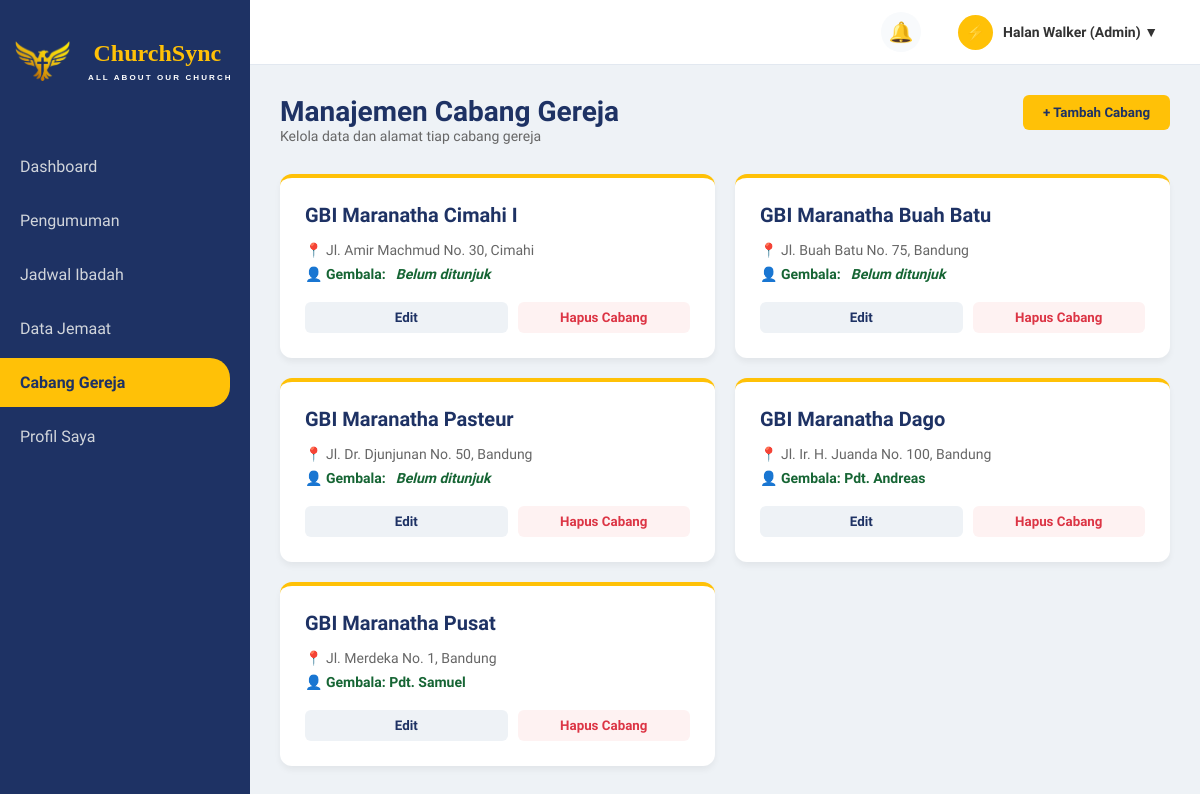
The app's page /admin/cabang_admin.php (signed in), older data.
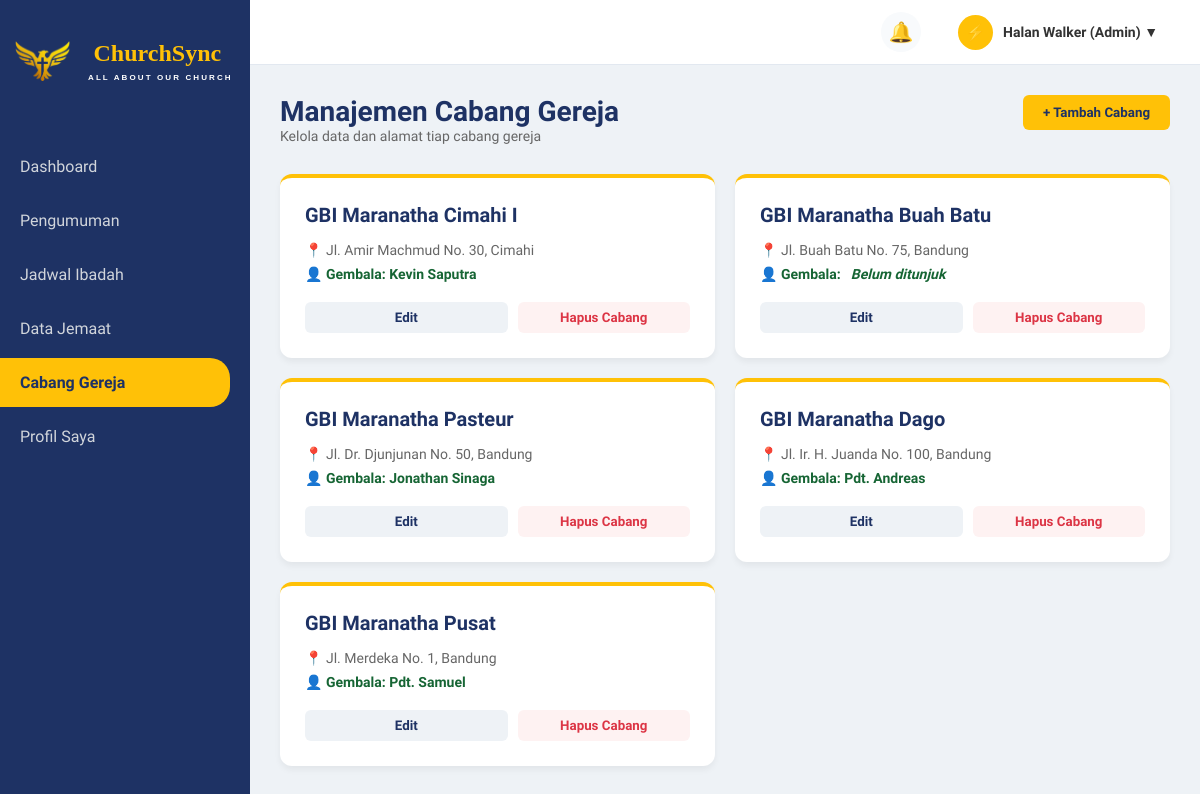
The same page, newer data.
### tables this page shows
CREATE TABLE `cabang_gereja` (
  `id_cabang` int(5) NOT NULL AUTO_INCREMENT,
  `nama_cabang` varchar(100) NOT NULL,
  `alamat_cabang` varchar(255) NOT NULL,
  `id_gembala` int(11) DEFAULT NULL,
  PRIMARY KEY (`id_cabang`)
);

CREATE TABLE `jemaat` (
  `id_jemaat` int(20) NOT NULL AUTO_INCREMENT,
  `nama_lengkap` varchar(100) NOT NULL,
  `tanggal_lahir` date NOT NULL,
  `no_telp` varchar(100) NOT NULL,
  `alamat` varchar(255) NOT NULL,
  `email` varchar(100) NOT NULL,
  `password` varchar(100) NOT NULL,
  `role` enum('jemaat','gembala_cabang','admin') NOT NULL,
  `id_cabang` int(11) NOT NULL,
  PRIMARY KEY (`id_jemaat`),
  KEY `fk_jemaat_cabang` (`id_cabang`),
  CONSTRAINT `fk_jemaat_cabang` FOREIGN KEY (`id_cabang`) REFERENCES `cabang_gereja` (`id_cabang`)
);

### admin/cabang_admin.php (the view, shortened to what this page needs)
<?php
include '../koneksi.php';
$query_tampil = "
SELECT
    c.*,
    j.id_jemaat AS id_gembala,
    j.nama_lengkap AS nama_gembala
FROM cabang_gereja c
LEFT JOIN jemaat j
    ON j.id_cabang = c.id_cabang
    AND j.role = 'gembala_cabang'
ORDER BY c.id_cabang DESC
";
$result_cabang = mysqli_query($conn, $query_tampil);
?>
<!DOCTYPE html>
<html lang="id">
<head>
    <link rel="stylesheet" href="../style.css">
</head>
<body>
    <div class="sidebar">
        <div class="sidebar-logo">
            <img src="../uploads/churchsync-logo.png" alt="Logo ChurchSync">
            <div class="logo-text-wrapper">
                ChurchSync
                <span>
                    ALL ABOUT OUR CHURCH
                </span>
            </div>
        </div>
        <nav>
            <a href="dashboard_admin.php" class="nav-link">Dashboard</a>
            <a href="pengumuman_admin.php" class="nav-link">Pengumuman</a>
            <a href="jadwal_admin_up.php" class="nav-link">Jadwal Ibadah</a>
            <a href="data_jemaat_admin.php" class="nav-link">Data Jemaat</a>
            <a href="cabang_admin.php" class="nav-link active">Cabang Gereja</a>
            <a href="profil_admin.php" class="nav-link">Profil Saya</a>
        </nav>
    </div>
    <div class="content-wrapper">
        <div class="top-navbar">
            <div class="navbar-right">
                <?php include '../widget_notif.php'; ?>
                <div class="user-profile-dropdown" onclick="toggleDropdown()">
                    <div class="nav-avatar">⚡</div>
                    <div class="nav-user-name"><?= $_SESSION['nama_lengkap']; ?> (Admin) ▼</div>
                </div>
            </div>
        </div>
        <div class="main-content">
            <div class="header-toolbar">
                <div class="page-title">
                    <h2>Manajemen Cabang Gereja</h2>
                    <p>Kelola data dan alamat tiap cabang gereja</p>
                </div>
                <button class="btn-add" onclick="tambahCabang()">+ Tambah Cabang</button>
            </div>
            <div class="branch-grid">
                <?php
                if (mysqli_num_rows($result_cabang) > 0) {
                    while ($row = mysqli_fetch_assoc($result_cabang)) {
                ?>
                        <div class="branch-card">
                            <h3><?= htmlspecialchars($row['nama_cabang']) ?></h3>
                            <div class="branch-detail">📍 <?= htmlspecialchars($row['alamat_cabang']) ?></div>
                            <div class="branch-detail" style="margin-top: 5px; color: #166534; font-weight: 600;">
                                👤 Gembala: <?= $row['nama_gembala'] ? htmlspecialchars($row['nama_gembala']) : '<em>Belum ditunjuk</em>' ?>
                            </div>
                            <div class="action-btns">
                                <button class="btn-edit"
                                    onclick="editCabang(
                                        '<?= $row['id_cabang']; ?>',
                                        '<?= addslashes($row['nama_cabang']); ?>',
                                        '<?= addslashes($row['alamat_cabang']); ?>',
                                        '<?= $row['id_gembala']; ?>'
                                    )">
                                    Edit
                                </button>
                                <form action="" method="POST" style="flex: 1;" onsubmit="return confirm('PERINGATAN KERAS!\n\nApakah Anda yakin ingin menghapus Cabang ini?\nTindakan ini TIDAK DAPAT DIBATALKAN dan akan menghapus data berikut secara permanen:\n\n1. Seluruh Jadwal Ibadah di cabang ini\n2. Seluruh riwayat Laporan Ibadah pada jadwal tersebut\n3. Melepaskan ikatan Gembala Cabang yang bertugas\n\nTetap lanjutkan menghapus?');">
                                    <button type="submit" name="aksi" value="hapus" class="btn-delete" style="width: 100%;">Hapus Cabang</button>
                                </form>
                            </div>
                        </div>
                <?php
                    }
                } else {
                    echo "<p style='grid-column: span 2; text-align: center; color: var(--text-gray);'>Belum ada data cabang gereja.</p>";
                }
                ?>
            </div>
        </div>
    </div>
</body>
</html>

Row changes from the older to the newer data that the page shows:
no longer on this page (row unchanged): cabang_gereja: nama_cabang "GBI Maranatha Cimahi I", alamat_cabang "Jl. Amir Machmud No. 30, Cimahi", shows "Belum ditunjuk"
no longer on this page (row unchanged): cabang_gereja: nama_cabang "GBI Maranatha Pasteur", alamat_cabang "Jl. Dr. Djunjunan No. 50, Bandung", shows "Belum ditunjuk"
added jemaat: id_cabang.nama_cabang "GBI Maranatha Cimahi I", id_cabang.alamat_cabang "Jl. Amir Machmud No. 30, Cimahi", nama_lengkap "Kevin Saputra"
added jemaat: id_cabang.nama_cabang "GBI Maranatha Pasteur", id_cabang.alamat_cabang "Jl. Dr. Djunjunan No. 50, Bandung", nama_lengkap "Jonathan Sinaga"
